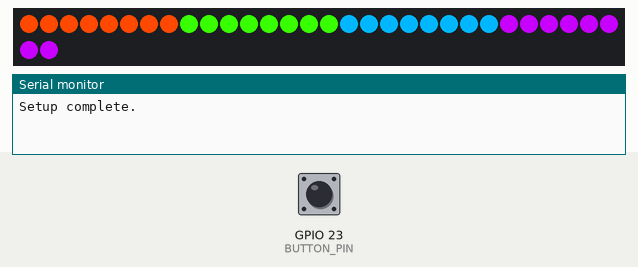
Recording of a program running on a simulated ESP32. Parts: 32 RGB LEDs in strip order, left to right, continuing on the next row, the last lines printed to the serial monitor. Inputs (shaded band) come from the test bench; at power-on: GPIO 23 (BUTTON_PIN) HIGH. Random numbers use the default seed unless the program sets one.

Above: at 1.26 s.
1.3 s: GPIO 23 (BUTTON_PIN) pulled LOW for 0.15 s
At 1.46 s:
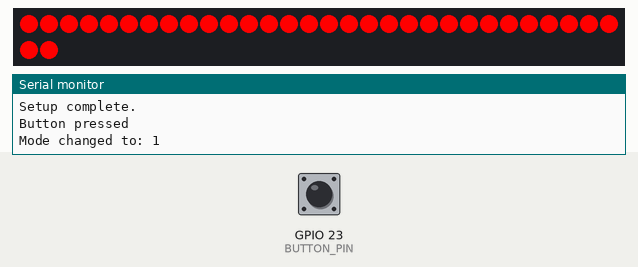
3.1 s: GPIO 23 (BUTTON_PIN) pulled LOW for 1 s
5.6 s: GPIO 23 (BUTTON_PIN) pulled LOW for 3.2 s
At 7.2 s:
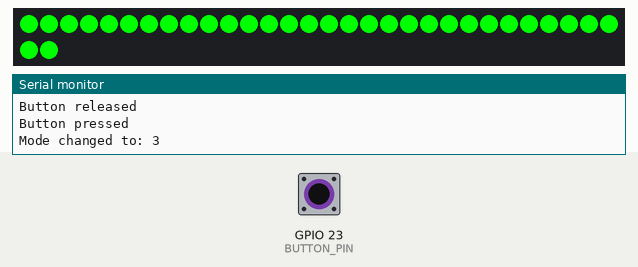
10.3 s: GPIO 23 (BUTTON_PIN) pulled LOW for 0.15 s
At 11.5 s:
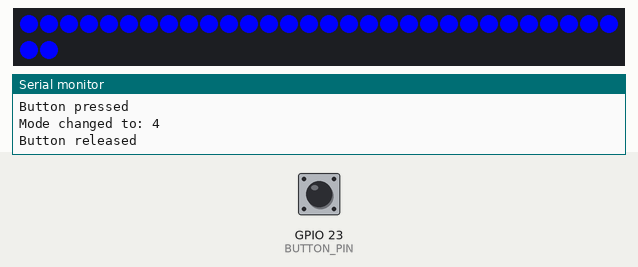
11.9 s: GPIO 23 (BUTTON_PIN) pulled LOW for 0.15 s
At 13.2 s:
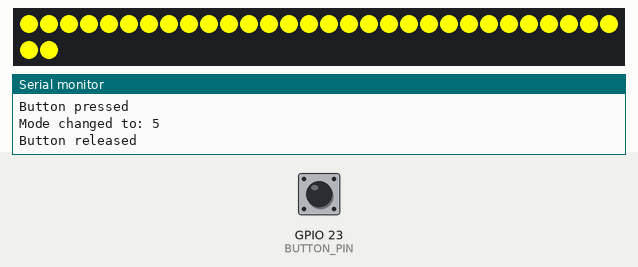
13.5 s: GPIO 23 (BUTTON_PIN) pulled LOW for 1 s
At 14.2 s:
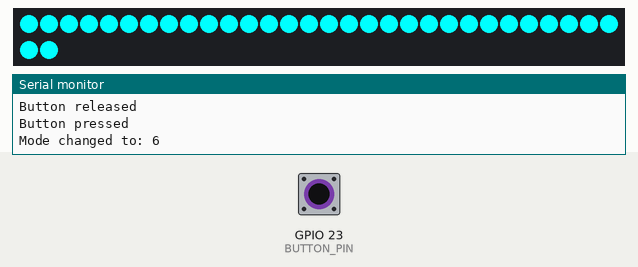
Timing chart, 0 to 16.5 s (numbered marks = the images above; inputs shaded):
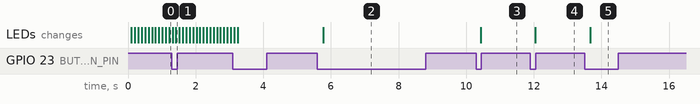

Measured:
- after the input at 5.6 s, the LEDs: change after 0.17 s (image 2)
- after the input at 10.3 s, the LEDs: change after 0.13 s (image 3)
- after the input at 11.9 s, the LEDs: change after 0.15 s (image 4)
- after the input at 13.5 s, the LEDs: change after 0.17 s (image 5)

The program:

main.cpp
```cpp
#include "main.h"

Adafruit_NeoPixel strip = Adafruit_NeoPixel(TOTAL_LEDS, DATA_PIN, NEO_GRB + NEO_KHZ800);
int currentMode = 0;
unsigned long lastDebounceTime = 0;
unsigned long debounceDelay = 50;
bool lastButtonState = HIGH;
bool buttonState = HIGH;

void setup() {
  strip.begin();
  strip.show(); // Initialize all pixels to 'off'
  pinMode(BUTTON_PIN, INPUT_PULLUP);
  Serial.begin(115200);
  Serial.println("Setup complete.");
}

void loop() {
  // Check button press
  bool reading = digitalRead(BUTTON_PIN);

  if (reading != lastButtonState) {
    lastDebounceTime = millis();
    if (reading == LOW) {
      Serial.println("Button pressed");
    } else {
      Serial.println("Button released");
    }
  }

  if ((millis() - lastDebounceTime) > debounceDelay) {
    if (reading != buttonState) {
      buttonState = reading;
      if (buttonState == LOW) {
        currentMode = (currentMode + 1) % 10;
        Serial.print("Mode changed to: ");
        Serial.println(currentMode);
      }
    }
  }

  lastButtonState = reading;

  // Display the current mode
  switch (currentMode) {
    case 0:
      colorWave();
      break;
    case 1:
      singleColorWave();
      break;
    case 2:
      steadyColor(strip.Color(255, 0, 0)); // Red
      break;
    case 3:
      steadyColor(strip.Color(0, 255, 0)); // Green
      break;
    case 4:
      steadyColor(strip.Color(0, 0, 255)); // Blue
      break;
    case 5:
      steadyColor(strip.Color(255, 255, 0)); // Yellow
      break;
    case 6:
      steadyColor(strip.Color(0, 255, 255)); // Cyan
      break;
    case 7:
      steadyColor(strip.Color(255, 0, 255)); // Magenta
      break;
    case 8:
      steadyColor(strip.Color(255, 255, 255)); // White
      break;
    case 9:
      frenzy();
      break;
  }

  strip.show();
  delay(100);
}

void colorWave() {
  static uint8_t hue = 0;
  for (int group = 0; group < NUM_GROUPS; group++) {
    uint32_t color = strip.ColorHSV(hue * 256 + group * 65536 / NUM_GROUPS);
    for (int i = 0; i < NUM_LEDS_PER_GROUP; i++) {
      strip.setPixelColor(group * NUM_LEDS_PER_GROUP + i, color);
    }
  }
  hue++;
}

void singleColorWave() {
  static uint8_t hue = 0;
  uint32_t color = strip.ColorHSV(hue * 256);
  for (int i = 0; i < TOTAL_LEDS; i++) {
    strip.setPixelColor(i, color);
  }
  hue++;
}

void steadyColor(uint32_t color) {
  for (int i = 0; i < TOTAL_LEDS; i++) {
    strip.setPixelColor(i, color);
  }
}

void frenzy() {
  for (int i = 0; i < TOTAL_LEDS; i++) {
    strip.setPixelColor(i, strip.Color(random(255), random(255), random(255)));
  }
}
```

main.h
```cpp
#include <Adafruit_NeoPixel.h>


// LED Configuration
#define NUM_LEDS_PER_GROUP 8
#define NUM_GROUPS 4
#define TOTAL_LEDS (NUM_LEDS_PER_GROUP * NUM_GROUPS)
#define DATA_PIN 5
#define BUTTON_PIN 23

// Function Declarations
void setup();
void loop();
void colorWave();
void singleColorWave();
void steadyColor(uint32_t color);
void frenzy();

// Global Variables
extern Adafruit_NeoPixel strip;
extern int currentMode;
extern unsigned long lastDebounceTime;
extern unsigned long debounceDelay;
extern bool lastButtonState;
extern bool buttonState;
```
